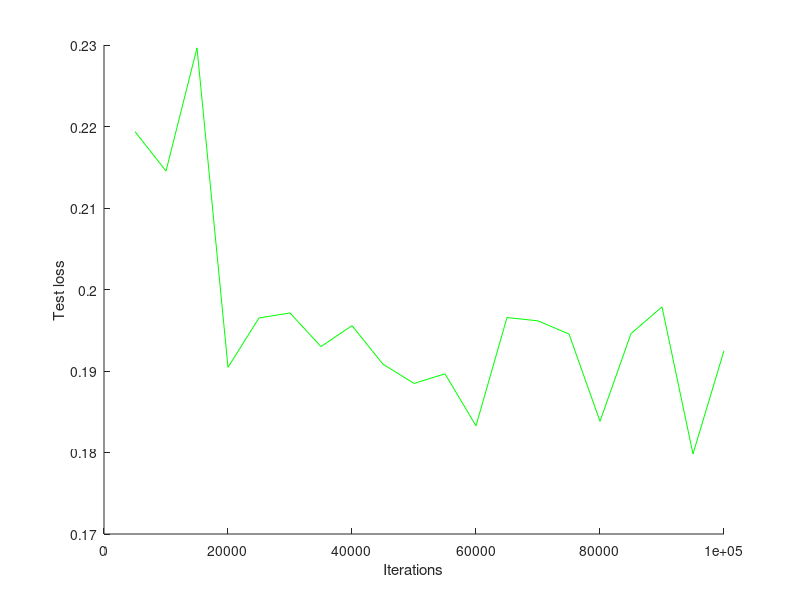

MATLAB code for this plot:
clear;
a = [5000:5000:100000];
b = [0.21937587866666661, 0.21453027733333338, 0.22964856400000003, 0.19044780799999997, 0.19651129733333333, 0.19712081066666667, 0.19299763733333331, 0.19556698666666666, 0.19083324666666665, 0.18847683066666671, 0.18965412266666662, 0.18327721466666666, 0.19656357999999999, 0.19615218400000003, 0.19454076533333337, 0.18382742399999999, 0.19459222533333334, 0.19786032933333333, 0.17982750133333333, 0.19249676000000002];
%c = [0.21937587866666661, 0.21453027733333338, 0.22964856400000003, 0.19044780799999997, 0.19651129733333333, 0.19712081066666667, 0.19299763733333331, 0.19556698666666666, 0.19083324666666665, 0.18847683066666671, 0.18965412266666662, 0.18327721466666666, 0.19656357999999999, 0.19615218400000003, 0.19454076533333337, 0.18382742399999999, 0.19459222533333334, 0.19786032933333333, 0.17982750133333333, 0.19249676000000002, 0.18818893866666667, 0.18594449866666665, 0.19516007466666666, 0.19009740533333333];
%d = [0.15368461866666663, 0.1410961093333333, 0.139660592, 0.13735466400000002, 0.12968380266666668, 0.13012432666666668, 0.12899470759999998, 0.12615157773333335, 0.12157382773333336, 0.12083409946666665, 0.11997682173333331, 0.11172546799999999, 0.11580976146666665, 0.11957473773333334, 0.12467204253333336, 0.11468584333333333, 0.11615805546666669, 0.11941216680000001, 0.12268074480000001, 0.12187958186666667, 0.1221342624, 0.11337972360000002, 0.1203893052, 0.10851281733333334];
%e = [1.5933614133333334, 1.0014825066666668, 1.0829811466666666, 0.79818427999999997, 1.41883764, 0.97027174666666671, 1.3530638266666668, 1.3377078933333333, 1.3202398800000001, 1.1271559600000001, 1.0778589599999999, 1.5433050266666668, 1.40735516, 1.4076625600000001, 1.3207599866666664, 1.2666728133333334, 1.1179682399999999, 1.2842136, 1.38189476, 1.2951953999999997, 1.184669752, 1.4136598666666669, 1.2479683466666665, 1.1903576533333333];
%f = [0.12766396266666666, 0.10829395733333333, 0.10772391999999999, 0.093039525333333331, 0.10898473466666665, 0.10461920800000002, 0.11124709599999998, 0.10813412133333335, 0.10826925066666668, 0.090802429333333337, 0.089217840000000007, 0.10308744400000001, 0.093979038666666653, 0.088820748000000005, 0.090616199999999994, 0.085478853333333327, 0.080013846666666666, 0.12132198266666668, 0.081087093333333332, 0.087043930666666672, 0.090322787999999987, 0.080552930666666675, 0.092773120000000014, 0.077688505333333338];

hold on;
%legend('y = DO0.2_scale0.002','y = DO0.2_LR0.001','y = DO0.2','y = scale0.002','y = BasicHDRNorm');
%legend('a','b','c','d','e');

plot(a, b, '-g');
%plot(a, c, '-r');
%plot(a, d, '-g');
%plot(a, e, '-b');
%plot(a, f, '-c');

ylabel('Test loss');
xlabel('Iterations'); 
